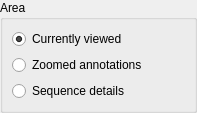
<?xml version="1.0" encoding="UTF-8"?>
<ui version="4.0">
 <class>SequenceExportSettingsWidget</class>
 <widget class="QWidget" name="SequenceExportSettingsWidget">
  <property name="geometry">
   <rect>
    <x>0</x>
    <y>0</y>
    <width>197</width>
    <height>101</height>
   </rect>
  </property>
  <property name="sizePolicy">
   <sizepolicy hsizetype="Preferred" vsizetype="Fixed">
    <horstretch>0</horstretch>
    <verstretch>0</verstretch>
   </sizepolicy>
  </property>
  <layout class="QHBoxLayout" name="horizontalLayout_2">
   <property name="sizeConstraint">
    <enum>QLayout::SetMinAndMaxSize</enum>
   </property>
   <property name="leftMargin">
    <number>0</number>
   </property>
   <property name="topMargin">
    <number>0</number>
   </property>
   <property name="rightMargin">
    <number>0</number>
   </property>
   <property name="bottomMargin">
    <number>0</number>
   </property>
   <item>
    <layout class="QVBoxLayout" name="verticalLayout">
     <property name="sizeConstraint">
      <enum>QLayout::SetMinAndMaxSize</enum>
     </property>
     <item>
      <widget class="QGroupBox" name="groupBox">
       <property name="title">
        <string>Area</string>
       </property>
       <layout class="QVBoxLayout" name="verticalLayout_2">
        <property name="sizeConstraint">
         <enum>QLayout::SetMinAndMaxSize</enum>
        </property>
        <item>
         <widget class="QRadioButton" name="currentViewButton">
          <property name="text">
           <string>Currently viewed</string>
          </property>
          <property name="checked">
           <bool>true</bool>
          </property>
          <attribute name="buttonGroup">
           <string notr="true">buttonGroup</string>
          </attribute>
         </widget>
        </item>
        <item>
         <widget class="QRadioButton" name="zoomButton">
          <property name="text">
           <string>Zoomed annotations</string>
          </property>
          <attribute name="buttonGroup">
           <string notr="true">buttonGroup</string>
          </attribute>
         </widget>
        </item>
        <item>
         <widget class="QRadioButton" name="detailsButton">
          <property name="text">
           <string>Sequence details</string>
          </property>
          <attribute name="buttonGroup">
           <string notr="true">buttonGroup</string>
          </attribute>
         </widget>
        </item>
       </layout>
      </widget>
     </item>
    </layout>
   </item>
   <item>
    <layout class="QVBoxLayout" name="regionLayout">
     <property name="sizeConstraint">
      <enum>QLayout::SetMinAndMaxSize</enum>
     </property>
    </layout>
   </item>
  </layout>
 </widget>
 <resources/>
 <connections/>
 <buttongroups>
  <buttongroup name="buttonGroup"/>
 </buttongroups>
</ui>
